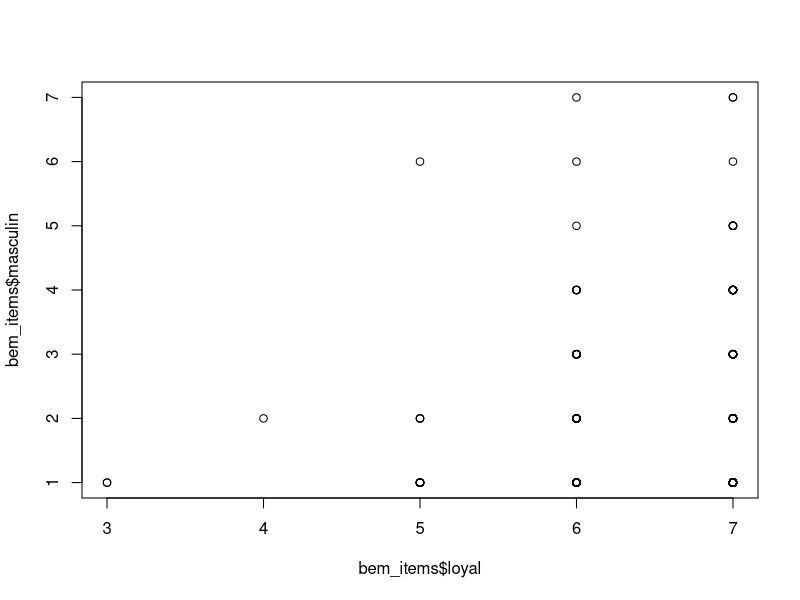
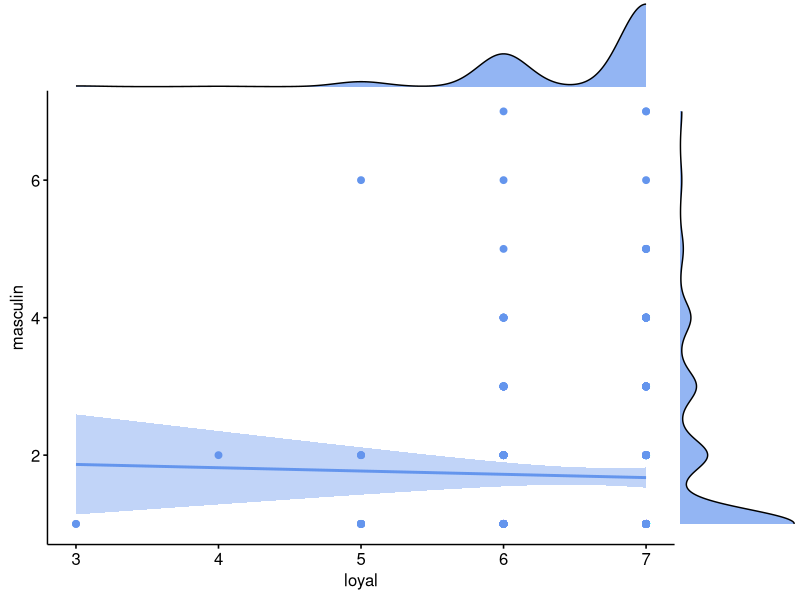
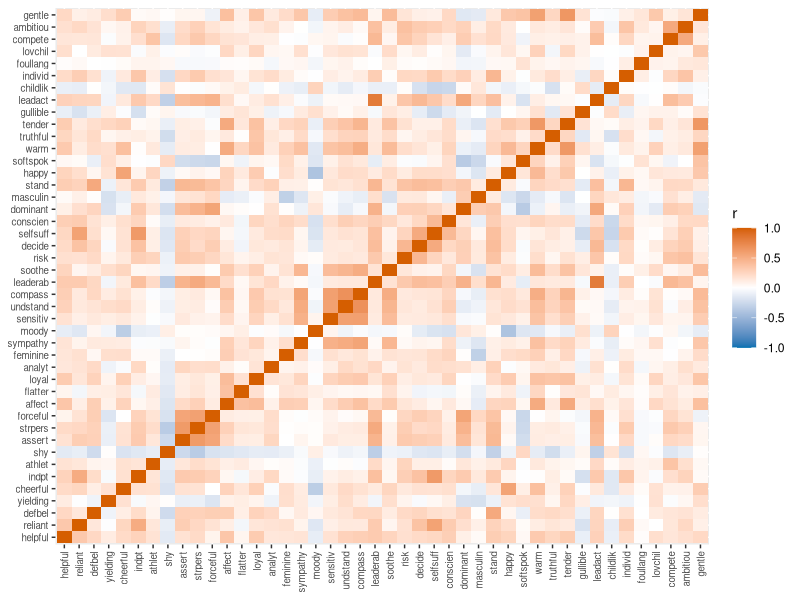
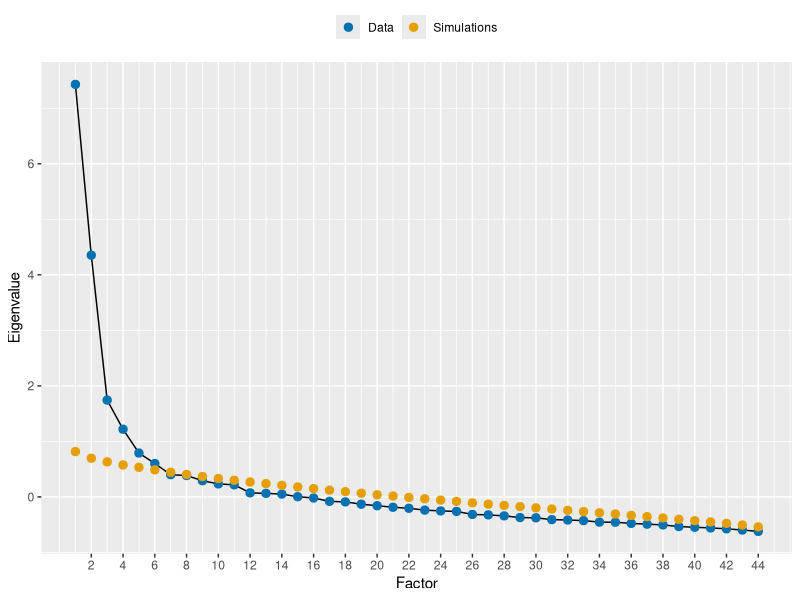
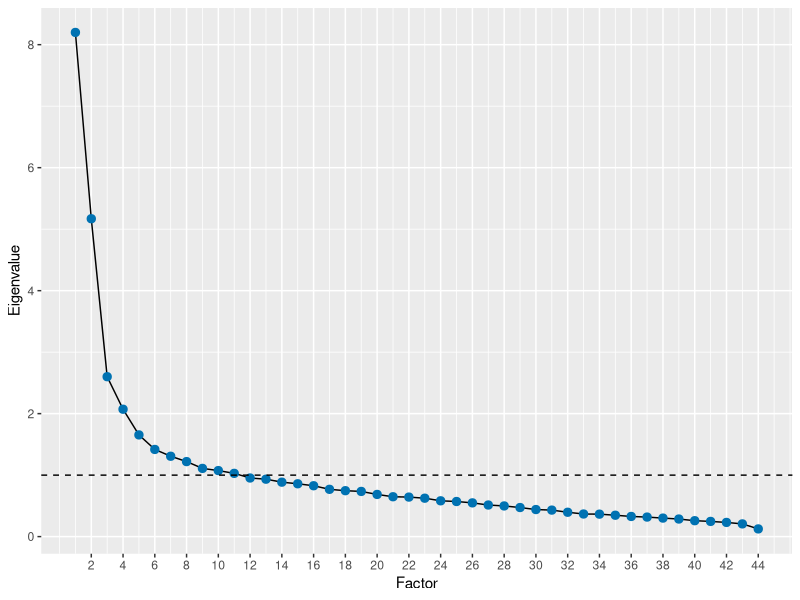

Write R code to recreate these figures, in order.
## ---- chunk 1
library(psych)      # fa(), fa.parallel(), KMO(), cortest.bartlett(), skew()
library(knitr)      # kable() for tidy tables
library(ggpubr)  #this automatically loads the required ggplot2 package
#library(ggplot2)    # plots
## ---- chunk 2
#| echo: false
bem <- read.csv("data/bemData.csv")

dim(bem)        # 369 rows (women), 47 columns
head(bem[, 1:8])
## ---- chunk 3
items <- setdiff(names(bem), c("subno", "mah_1", "include"))
length(items)   # should be 44
## ---- chunk 4
table(bem$include)
## ---- chunk 5
bem_clean <- subset(bem, include == 1)

nrow(bem_clean)                 # 344 women remain

bem_items <- subset(bem_clean, select = items)

dim(bem_items) #344 rows and 44 columns
## ---- chunk 6
plot(bem_items$loyal,bem_items$masculin)
## ---- chunk 7
ggscatterhist(bem_items, x = "loyal", y = "masculin",
              add = "reg.line",
              conf.int = TRUE, 
              color = "cornflowerblue",
              margin.params = list(fill = "cornflowerblue"))

## ---- chunk 8
skew(bem_clean$masculin)
skew(bem_clean$loyal)
## ---- chunk 9
sum(is.na(bem_items))                 # total number of missing values across all 44 items
any(colSums(is.na(bem_items)) > 0)    # does ANY item have missing data?
## ---- chunk 10

r <- cor(bem_items)      # 44 x 44 correlation matrix
dim(r)
## ---- chunk 11

round(r[1:5, 1:5], 2)    # a peek at the top-left corner (printing all 44 columns is unwieldy)
## ---- chunk 12
range(r)
## ---- chunk 13
r_off <- r[lower.tri(r)]     # each pair of items once, without the diagonal
range(r_off)
## ---- chunk 14
#| label: q5-heatmap
#| fig-height: 7
#| fig-width: 8
#| fig-cap: "Heatmap of the correlations between the 44 items."

r_long <- as.data.frame(as.table(r))     # one row per pair of items
names(r_long) <- c("item1", "item2", "r")

ggplot(r_long, aes(x = item1, y = item2, fill = r)) +
  geom_tile() +
  scale_fill_gradient2(low = "#0072B2", mid = "white", high = "#D55E00",
                       limits = c(-1, 1)) +
  labs(x = NULL, y = NULL, fill = "r") +
  theme(axis.text.x = element_text(angle = 90, hjust = 1, vjust = 0.5, size = 7),
        axis.text.y = element_text(size = 7))
## ---- chunk 15
# 1. How many of the 946 pairs of items correlate above .3?
sum(abs(r_off) > .3)
length(r_off)

## ---- chunk 16
# 2. Bartlett's test of sphericity (it needs the correlation matrix and the sample size)
bart <- cortest.bartlett(r, n = nrow(bem_items))
bart
## ---- chunk 17
bart_table <- data.frame(
  `Chi-square` = round(bart$chisq, 2),
  df           = bart$df,
  p            = ifelse(bart$p.value < .001, "< .001", sprintf("%.3f", bart$p.value)),
  check.names  = FALSE
)

kable(bart_table, align = "ccc", caption = "Bartlett test of sphericity")

## ---- chunk 18
# 3. Kaiser-Meyer-Olkin MSA: overall, and for each item
kmo <- KMO(bem_items)
round(kmo$MSA, 2)               # overall MSA
round(sort(kmo$MSAi), 2)        # MSA for each individual item (smallest first)

## ---- chunk 19
kmo_table <- data.frame(
  Item = c("Overall", names(kmo$MSAi)),
  MSA  = sprintf("%.3f", c(kmo$MSA, kmo$MSAi))
)

kable(kmo_table, align = "lc", col.names = c("Item", "KMO (MSA)"),
      caption = "Kaiser-Meyer-Olkin measure of sampling adequacy")
## ---- chunk 20

set.seed(2024)   # the simulated data are random - this keeps the results reproducible across students and this work sheet. You wouldn't normally include this

pa <- fa.parallel(bem_items, fm = "pa", fa = "fa", n.iter = 100, plot = FALSE)

pa$nfact          # number of factors suggested by the parallel analysis
## ---- chunk 21
#| fig-cap: "Scree plot with parallel analysis: eigenvalues from the real data and from simulated random data."

n_eig <- length(pa$fa.values)

pa_plot <- data.frame(
  factor     = rep(1:n_eig, 2),
  eigenvalue = c(pa$fa.values, pa$fa.sim),
  source     = rep(c("Data", "Simulations"), each = n_eig)
)

ggplot(pa_plot, aes(x = factor, y = eigenvalue, colour = source)) +
  geom_line(data = subset(pa_plot, source == "Data"), colour = "black") +
  geom_point(size = 2.5) +
  scale_colour_manual(values = c("Data" = "#0072B2", "Simulations" = "#E69F00")) +
  scale_x_continuous(breaks = seq(2, 44, 2)) +
  labs(x = "Factor", y = "Eigenvalue", colour = NULL) +
  theme(legend.position = "top")
## ---- chunk 22
ev_full <- eigen(r)$values      # eigenvalues of the full correlation matrix

scree_data <- data.frame(factor = 1:n_eig, eigenvalue = ev_full)


ggplot(scree_data, aes(x = factor, y = eigenvalue)) +
  geom_line() +
  geom_point(size = 2.5, colour = "#0072B2") +
  geom_hline(yintercept = 1, linetype = "dashed") +
  scale_x_continuous(breaks = seq(2, 44, 2)) +
  labs(x = "Factor", y = "Eigenvalue")

sum(ev_full > 1)     # how many eigenvalues are greater than 1?
round(ev_full[1:12], 2)
## ---- chunk 23

fit <- fa(bem_items, nfactors = 4, fm = "pa", rotate = "varimax")
## ---- chunk 24
loadings_mat <- unclass(fit$loadings)               # items x factors matrix of loadings
colnames(loadings_mat) <- paste("Factor", 1:4)

# Print the rotated loadings (all of them, rounded to 2 decimal places)
round(loadings_mat, 2)
## ---- chunk 25
cutoff <- 0.4     # change this to see how the pattern changes with a different cut-off

loadings_shown <- round(loadings_mat, 2)
loadings_shown[abs(loadings_shown) < cutoff] <- NA

# Add the uniqueness (see Q9) and print
loadings_table <- data.frame(loadings_shown, Uniqueness = round(fit$uniquenesses, 2), check.names = FALSE)
options(knitr.kable.NA = "")
kable(loadings_table)

## ---- chunk 26

uniq <- round(fit$uniquenesses, 2)

sort(uniq[uniq >= 0.8], decreasing = TRUE)   # items at or above 0.8

sum(uniq > 0.8)     # strictly above 0.8
sum(uniq == 0.8)    # exactly 0.8
## ---- chunk 27

# Check for one item, "foullang" (the item with the highest uniqueness)
sum(loadings_mat["foullang", ]^2)       # communality = sum of squared loadings across the row
1 - sum(loadings_mat["foullang", ]^2)   # uniqueness
fit$uniquenesses["foullang"]            # same value, as reported by fa()
## ---- chunk 28
#create a rounded to 2 dp version so that this matches the table shown
loadings_r <- round(loadings_mat, 2)               # keep loadings_mat unrounded for the communality check
n_loadings <- rowSums(abs(loadings_r) >= cutoff) # how many factors each item loads on

complex_items <- names(n_loadings)[n_loadings > 1]

complex_items

# Show their loadings on every factor (blank = below the cut-off)
kable(loadings_table[complex_items, 1:4])
options(knitr.kable.NA = "")
## ---- chunk 29
#will use loadings_r (rounded to 2dp version so it matches the table above) `affect` has a loading of  0.3953 so if using raw loadings would not be included but as the table is rounded it is included.
for (f in 1:4) {
  keep <- abs(loadings_r[, f]) >= cutoff
  cat("Factor", f, ":", paste(names(which(keep)), collapse = ", "), "\n\n")
}
## ---- chunk 30

colnames(fit$Vaccounted) <- paste("Factor", 1:4)
round(fit$Vaccounted, 3)
## ---- chunk 31
prop_var <- fit$Vaccounted["Proportion Var", ]
